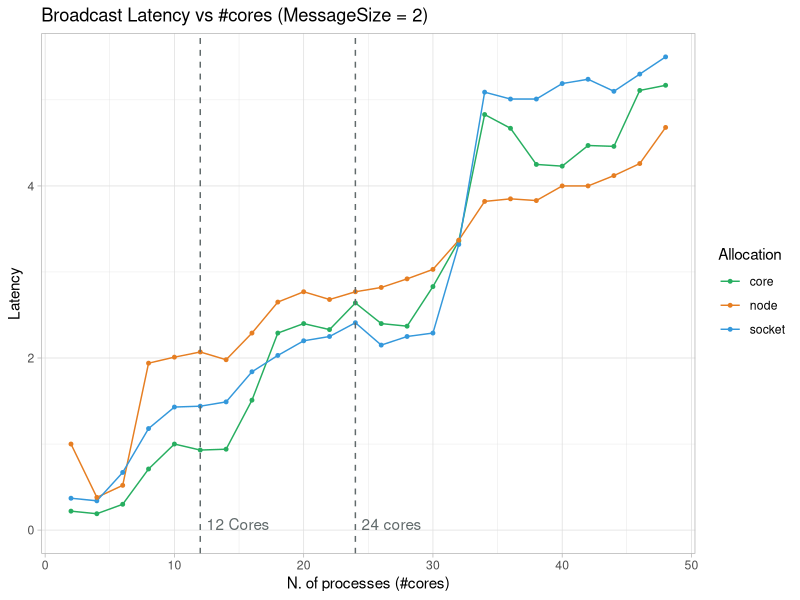
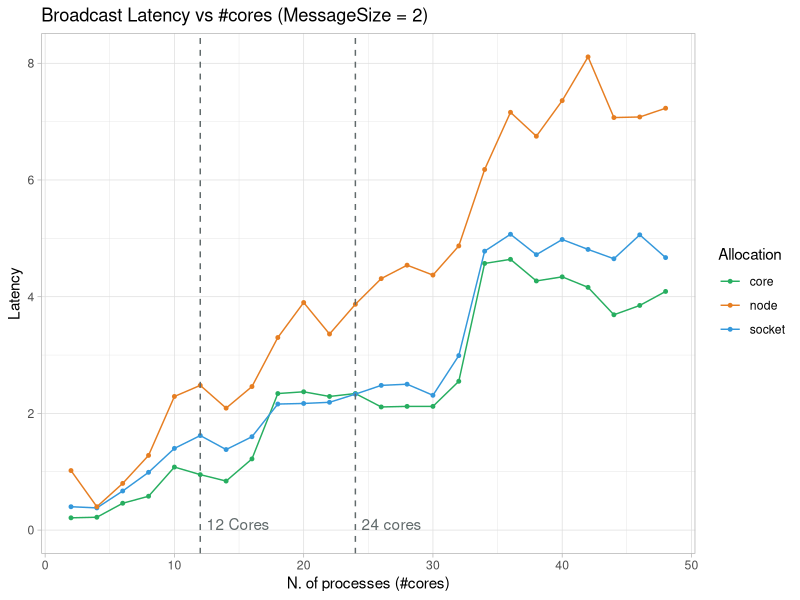
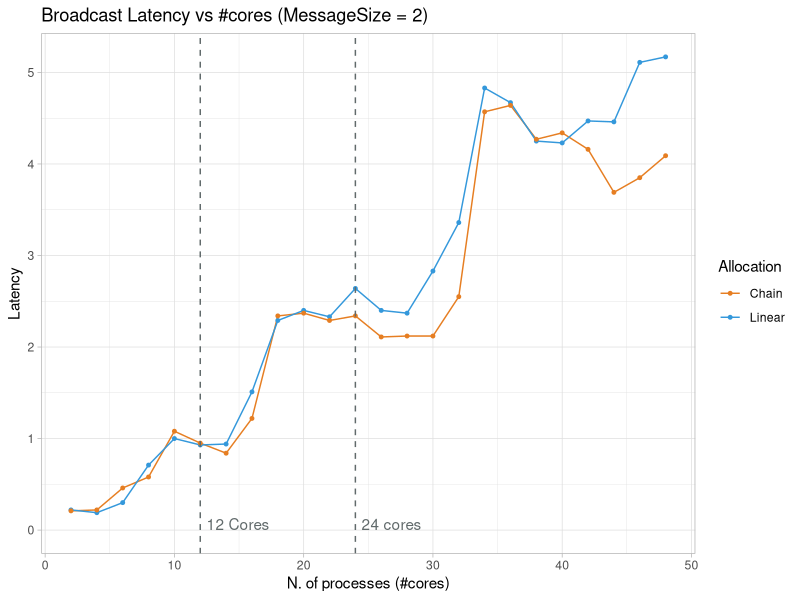
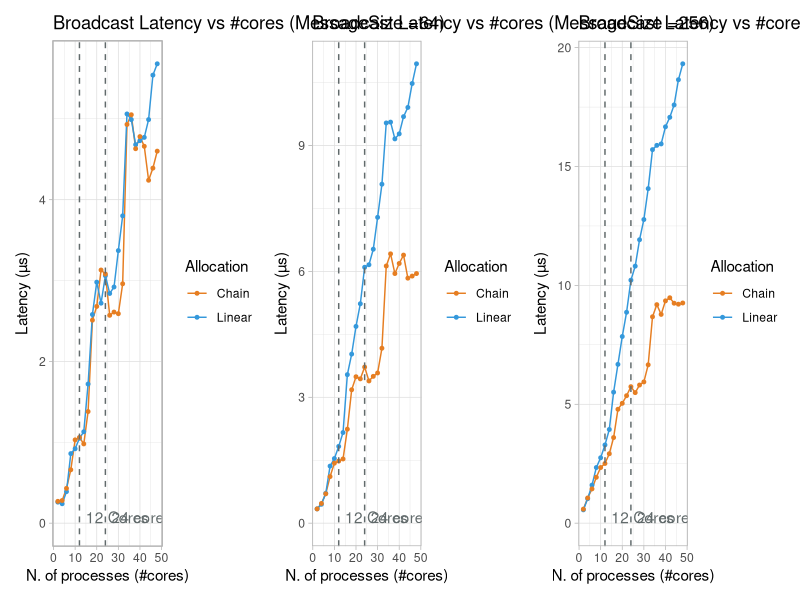
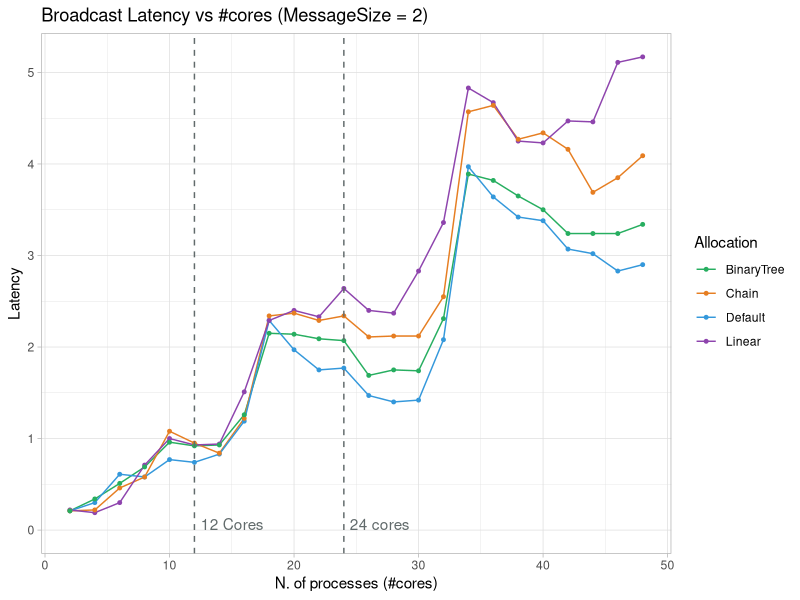
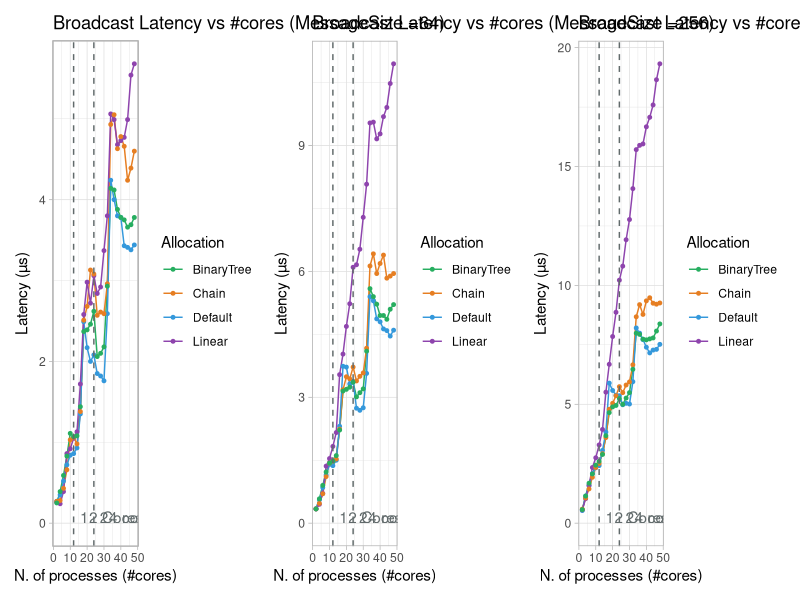
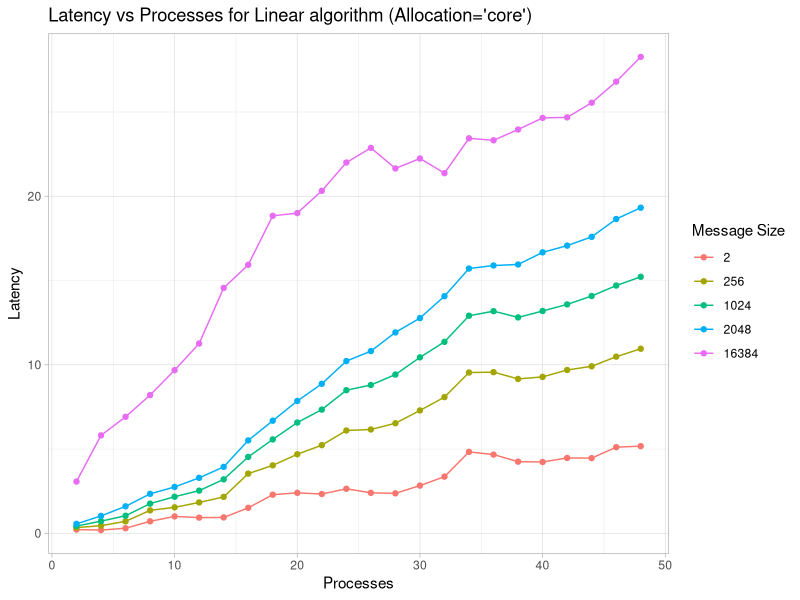
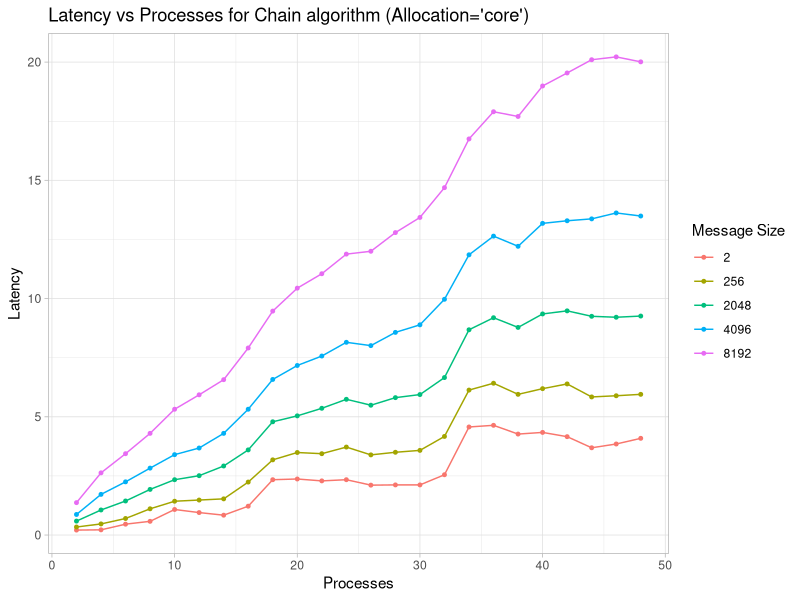

Reproduce these figures in R, in order.
## ---- chunk 1
knitr::opts_chunk$set(echo = TRUE)
library(ggplot2)
library(dplyr)
library(tidyverse)
library(patchwork)
## ---- chunk 2
bcast_default.df<- read.csv(file = "bcast_default.csv")
bcast_linear.df<- read.csv(file = "bcast_linear.csv")
bcast_chain.df<- read.csv(file = "bcast_chain.csv")
bcast_binarytree.df<- read.csv(file = "bcast_binarytree.csv")
## ---- chunk 3
bcast.df<- rbind(bcast_default.df,bcast_linear.df,bcast_chain.df,bcast_binarytree.df)
## ---- chunk 4
bcast_linear.df %>% filter(MessageSize == 2) %>%
  ggplot(aes(x = Processes, y = Latency, color = Allocation)) +
    geom_line(linetype = 1) +
    geom_point(size=1)+
    geom_vline(xintercept = c(12, 24), linetype = "dashed", color = "#616A6B")+
    annotate("text", x = c(12,24), y = c(0,0), label = c("12 Cores","24 cores"), vjust = 0, hjust = -0.1,color="#616A6B")+
    scale_color_manual(values = c("#27AE60","#E67E22","#3498DB")) +
    xlim(2, 48) +  # Adjust the x-axis limits as needed
    labs(x = 'N. of processes (#cores)',
         y = 'Latency',
         title = 'Broadcast Latency vs #cores (MessageSize = 2)',
         color = 'Allocation')+
    theme_light()
## ---- chunk 5
bcast_chain.df %>% filter(MessageSize == 2) %>%
ggplot(aes(x = Processes, y = Latency, color = Allocation)) +
  geom_line(linetype = 1) +
  geom_point(size=1)+
  geom_vline(xintercept = c(12, 24), linetype = "dashed", color = "#616A6B")+
  annotate("text", x = c(12,24), y = c(0,0), label = c("12 Cores","24 cores"), vjust = 0, hjust = -0.1,color="#616A6B")+
  scale_color_manual(values = c("#27AE60","#E67E22","#3498DB")) +
  xlim(2, 48) +  # Adjust the x-axis limits as needed
  labs(x = 'N. of processes (#cores)',
       y = 'Latency',
       title = 'Broadcast Latency vs #cores (MessageSize = 2)',
       color = 'Allocation')+
  theme_light()
## ---- chunk 6
bcast.df %>% filter(MessageSize == 2)  %>% filter(Allocation == "core") %>% filter(Algorithm %in% c("Linear","Chain"))  %>%
  ggplot(aes(x = Processes, y = Latency, color = Algorithm)) +
    geom_line(linetype = 1) +
    geom_point(size=1)+
    geom_vline(xintercept = c(12, 24), linetype = "dashed", color = "#616A6B")+
    annotate("text", x = c(12,24), y = c(0,0), label = c("12 Cores","24 cores"), vjust = 0, hjust = -0.1,color="#616A6B")+
    scale_color_manual(values = c("#E67E22","#3498DB")) +
    xlim(2, 48) +  # Adjust the x-axis limits as needed
    labs(x = 'N. of processes (#cores)',
         y = 'Latency',
         title = 'Broadcast Latency vs #cores (MessageSize = 2)',
         color = 'Allocation')+
    theme_light()
## ---- chunk 7
Plots=list()
sizes=c(64,256,2048)
for(i in 1:length(sizes)){
  # Filter by current size
  current_plot<- bcast.df %>% filter(Allocation == "core") %>% filter(Algorithm %in% c("Linear","Chain"))  %>% filter(MessageSize == sizes[i]) %>%
                  ggplot(aes(x = Processes, y = Latency, color = Algorithm)) +
                          geom_line(linetype = 1) +
                          geom_point(size=1)+
                          geom_vline(xintercept = c(12, 24), linetype = "dashed", color = "#616A6B")+
                          annotate("text",x=c(12,24),y=c(0,0),label=c("12 Cores","24 cores"),vjust=0,hjust=-0.1,color="#616A6B")+
                          scale_color_manual(values = c("#E67E22","#3498DB")) +
                          xlim(2,48) +  # Adjust the x-axis limits as needed
                          labs(x = 'N. of processes (#cores)',
                               y = expression('Latency (µs)'),
                               title = paste0("Broadcast Latency vs #cores (MessageSize =",sizes[i],")"),
                               color = 'Allocation')+
                          theme_light()
  Plots[[i]]<- current_plot
}

Plots[[1]] | Plots[[2]] | Plots[[3]]
## ---- chunk 8
bcast.df %>% filter(MessageSize == 2)  %>% filter(Allocation == "core") %>%
  ggplot(aes(x = Processes, y = Latency, color = Algorithm)) +
    geom_line(linetype = 1) +
    geom_point(size=1)+
    geom_vline(xintercept = c(12, 24), linetype = "dashed", color = "#616A6B")+
    annotate("text", x = c(12,24), y = c(0,0), label = c("12 Cores","24 cores"), vjust = 0, hjust = -0.1,color="#616A6B")+
    scale_color_manual(values = c("#27AE60","#E67E22","#3498DB","#8E44AD")) +
    xlim(2, 48) +  # Adjust the x-axis limits as needed
    labs(x = 'N. of processes (#cores)',
         y = 'Latency',
         title = 'Broadcast Latency vs #cores (MessageSize = 2)',
         color = 'Allocation')+
    theme_light()
## ---- chunk 9
Plots=list()
sizes=c(64,256,2048)
for(i in 1:length(sizes)){
  # Filter by current size
  current_plot<- bcast.df %>% filter(Allocation == "core") %>% filter(MessageSize == sizes[i]) %>%
                    ggplot(aes(x = Processes, y = Latency, color = Algorithm)) +
                    geom_line(linetype = 1) +
                    geom_point(size=1)+
                    geom_vline(xintercept = c(12, 24), linetype = "dashed", color = "#616A6B")+
                    annotate("text", x = c(12,24), y = c(0,0), label = c("12 Cores","24 cores"), vjust = 0, hjust = -0.1,color="#616A6B")+
                    scale_color_manual(values = c("#27AE60","#E67E22","#3498DB","#8E44AD")) +
                    xlim(2, 48) +  # Adjust the x-axis limits as needed
                    labs(x = 'N. of processes (#cores)',
                         y = expression('Latency (µs)'),
                         title = paste0("Broadcast Latency vs #cores (MessageSize =",sizes[i],")"),
                         color = 'Allocation')+
                    theme_light()
  Plots[[i]]<- current_plot
}

Plots[[1]] | Plots[[2]] | Plots[[3]]
## ---- chunk 10
bcast_linear.df %>%
  filter(Allocation == "core") %>% filter(MessageSize %in% c(2,256,1024,2048,16384)) %>%
  ggplot(aes(x = Processes, y = Latency, color = factor(MessageSize))) +
  geom_line(linetype=1) +
  geom_point() +
  labs(
    x = "Processes",
    y = "Latency",
    title = "Latency vs Processes for Linear algorithm (Allocation='core')",
    color = "Message Size"
  ) +
  xlim(c(2,48))+
  theme_light()
## ---- chunk 11
bcast_chain.df %>%
  filter(Allocation == "core") %>% filter(MessageSize %in% c(2,256,2048,4096,8192)) %>%
  ggplot(aes(x = Processes, y = Latency, color = factor(MessageSize))) +
  geom_line(linetype=1) +
  geom_point(size=1) +
  labs(
    x = "Processes",
    y = "Latency",
    title = "Latency vs Processes for Chain algorithm (Allocation='core')",
    color = "Message Size"
  ) +
  xlim(c(2,48))+
  theme_light()
## ---- chunk 12
bcast_binarytree.df %>%
  filter(Allocation == "core") %>% filter(MessageSize %in% c(2,256,2048,4096,8192)) %>%
  ggplot(aes(x = Processes, y = Latency, color = factor(MessageSize))) +
  geom_line(linetype=1) +
  geom_point(size=1) +
  labs(
    x = "Processes",
    y = "Latency",
    title = "Latency vs Processes for BinaryTree algorithm (Allocation='core')",
    color = "Message Size"
  ) +
  xlim(c(2,48))+
  theme_light()
